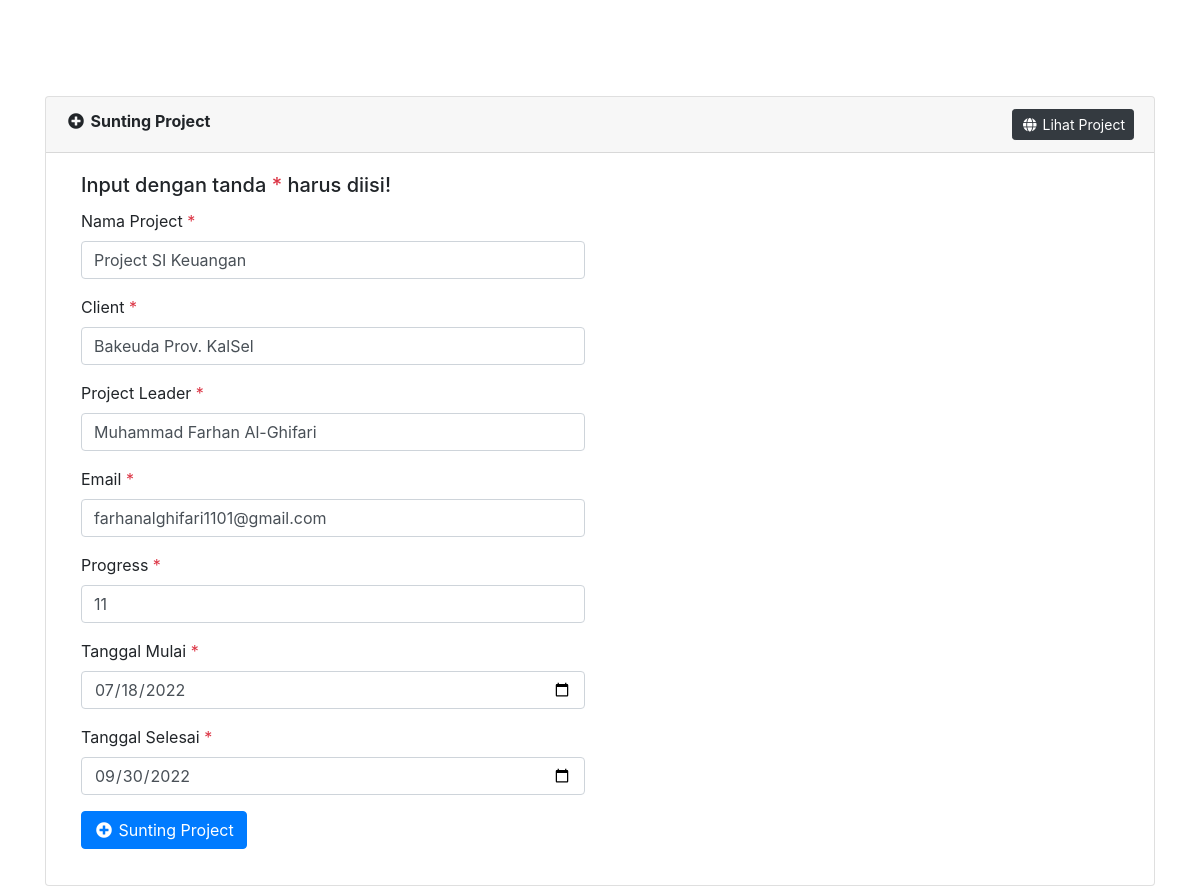
Page /ubah-project.php?editId=1 on the committed database.
### tables this page shows
CREATE TABLE `project` (
  `id` int(11) NOT NULL,
  `project_name` varchar(64) NOT NULL,
  `client` varchar(64) NOT NULL,
  `project_leader` varchar(64) NOT NULL,
  `email` varchar(64) NOT NULL,
  `foto` varchar(255) DEFAULT NULL,
  `start_date` date NOT NULL,
  `end_date` date NOT NULL,
  `progress` int(11) NOT NULL
);

### include/Database.php (called while the page is built, shortened)
<?php
class Database{
    protected $pdo;
    public function __construct(\PDO $pdo)
    {
        $this->pdo = $pdo;
        $this->pdo->setAttribute(\PDO::ATTR_ERRMODE, \PDO::ERRMODE_EXCEPTION);
    }
    public function getAllRecords($tableName, $fields='*', $cond='', $orderBy='', $limit='')
    {
        $stmt = $this->pdo->prepare("SELECT $fields FROM $tableName WHERE 1 ".$cond." ".$orderBy." ".$limit);
        $stmt->execute();
        $rows = $stmt->fetchAll(PDO::FETCH_ASSOC);
        return $rows;
    }
}
?>

### config.php (called while the page is built, shortened)
<?php
include_once('include/Database.php');
$dsn	= 	"mysql:dbname=".SS_DB_NAME.";host=".SS_DB_HOST."";
$pdo	=	"";
try {
	$pdo = new PDO($dsn, SS_DB_USER, SS_DB_PASSWORD);
}catch (PDOException $e) {
	echo "Koneksi ke database gagal, pesan error  : " . $e->getMessage();
}
$db 	=	new Database($pdo);
?>

### ubah-project.php (the view, shortened to what this page needs)
<?php include_once 'config.php';
if(isset($_REQUEST['editId']) and $_REQUEST['editId']!=""){
	$row	=	$db->getAllRecords('project','*',' AND id="'.$_REQUEST['editId'].'"');
}
?>
<!doctype html>
<html lang="en-US" xmlns:fb="https://www.facebook.com/2008/fbml" xmlns:addthis="https://www.addthis.com/help/api-spec"
	prefix="og: http://ogp.me/ns#" class="no-js">
<head>
	<link rel="stylesheet" href="https://stackpath.bootstrapcdn.com/bootstrap/4.2.1/css/bootstrap.min.css"
>
	<link rel="stylesheet" href="https://use.fontawesome.com/releases/v5.6.3/css/all.css"
>
</head>
<body>
	<br><br><br><br>
	<div class="container">
		<div class="card">
			<div class="card-header"><i class="fa fa-fw fa-plus-circle"></i> <strong>Sunting Project</strong> <a
					href="project.php" class="float-right btn btn-dark btn-sm"><i class="fa fa-fw fa-globe"></i> Lihat
					Project</a></div>
			<div class="card-body">
				<div class="col-sm-6">
					<h5 class="card-title">Input dengan tanda <span class="text-danger">*</span> harus diisi!</h5>
					<form method="post">
						<div class="form-group">
							<label>Nama Project <span class="text-danger">*</span></label>
							<input type="text" name="project_name" id="project_name" class="form-control"
								value="<?php echo $row[0]['project_name']; ?>" placeholder="Masukkan nama project"
								required>
						</div>
						<div class="form-group">
							<label>Client <span class="text-danger">*</span></label>
							<input type="text" name="client" id="client" class="form-control"
								value="<?php echo $row[0]['client']; ?>" placeholder="Masukkan nama client" required>
						</div>
						<div class="form-group">
							<label>Project Leader <span class="text-danger">*</span></label>
							<input type="text" name="project_leader" id="project_leader" class="form-control"
								value="<?php echo $row[0]['project_leader']; ?>"
								placeholder="Masukkan nama project leader" required>
						</div>
						<div class="form-group">
							<label>Email <span class="text-danger">*</span></label>
							<input type="email" name="email" id="email" class="form-control"
								value="<?php echo $row[0]['email']; ?>" placeholder="Masukkan email leader" required>
						</div>
						<div class="form-group">
							<label>Progress <span class="text-danger">*</span></label>
							<input type="number" class="form-control" name="progress" id="progress"
								value="<?php echo $row[0]['progress']; ?>" placeholder="Masukkan persentase progress"
								required>
						</div>
						<div class="form-group">
							<label>Tanggal Mulai <span class="text-danger">*</span></label>
							<input type="date" class="form-control" name="start_date" id="start_date"
								value="<?php echo $row[0]['start_date']; ?>" placeholder="Masukkan tanggal mulai"
								required>
						</div>
						<div class="form-group">
							<label>Tanggal Selesai <span class="text-danger">*</span></label>
							<input type="date" class="form-control" name="end_date" id="end_date"
								value="<?php echo $row[0]['end_date']; ?>" placeholder="Masukkan tanggal mulai"
								required>
						</div>
						<div class="form-group">
							<button type="submit" name="submit" value="submit" id="submit" class="btn btn-primary"><i
									class="fa fa-fw fa-plus-circle"></i> Sunting Project</button>
						</div>
					</form>
				</div>
			</div>
		</div>
	</div>
</body>
</html>

### rows in the picture
project: project_name "Project SI Keuangan", client "Bakeuda Prov. KalSel", project_leader "Muhammad Farhan Al-Ghifari", email "farhanalghifari1101@gmail.com", progress "11", start_date "07/18/2022", end_date "09/30/2022"
